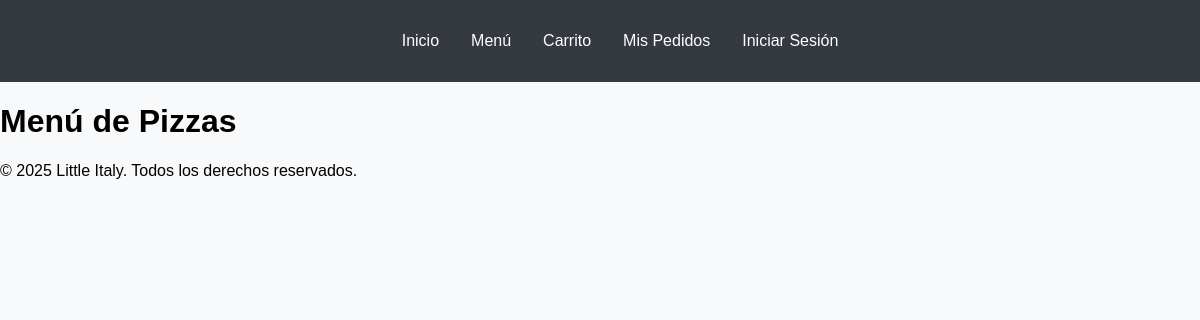
/menu/, run on an earlier commit of the app's database.
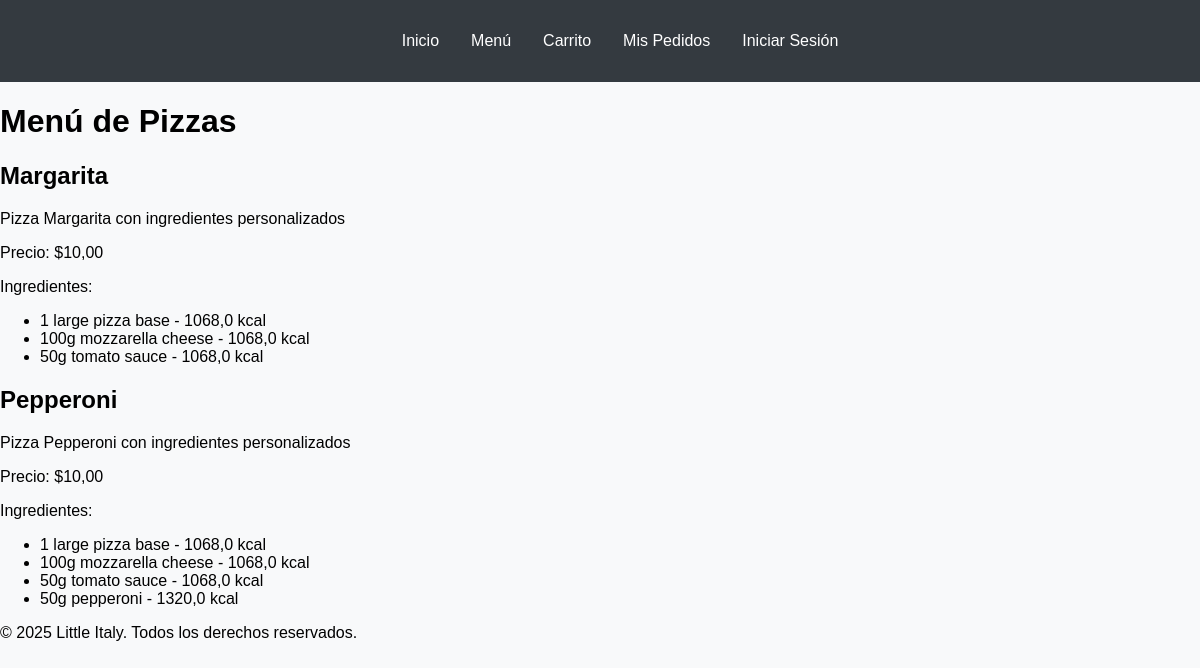
And on a later commit of the database.
### recipes/models.py (models this page shows, shortened)
class Pizza(models.Model):
    name = models.CharField(max_length=100)
    description = models.TextField()
    price = models.DecimalField(max_digits=6, decimal_places=2)
    ingredients = models.ManyToManyField(Ingredient)
    size = models.CharField(max_length=20, choices=[('small', 'Small'), ('medium', 'Medium'), ('large', 'Large')])

class Ingredient(models.Model):
    name = models.CharField(max_length=100)
    calories = models.FloatField(default=0)
    fats = models.FloatField(default=0)
    proteins = models.FloatField(default=0)
    carbohydrates = models.FloatField(default=0)

### recipes/views.py (the view)
# urls.py: path('menu/', views.menu, name='menu'),
def menu(request):
    pizzas = Pizza.objects.all()
    return render(request, 'recipes/menu.html', {'pizzas': pizzas})

### recipes/templates/recipes/menu.html (shortened to what this page needs)
{% extends 'recipes/base.html' %}
{% block content %}
<h1>Menú de Pizzas</h1>
<div class="menu">
    {% for pizza in pizzas %}
        <div class="pizza">
            <h2>{{ pizza.name }}</h2>
            <p>{{ pizza.description }}</p>
            <p>Precio: ${{ pizza.price }}</p>
            <p>Ingredientes:</p>
            <ul>
                {% for ingredient in pizza.ingredients.all %}
                    <li>{{ ingredient.name }} - {{ ingredient.calories }} kcal</li>
                {% endfor %}
            </ul>
        </div>
    {% endfor %}
</div>
{% endblock %}

### recipes/templates/recipes/base.html (shortened to what this page needs)
<!DOCTYPE html>
{% load static %}
<html lang="es">
<head>
    <link rel="stylesheet" href="{% static 'css/style.css' %}">
</head>
<body>
    <header>
        <nav>
            <ul>
                <li><a href="/">Inicio</a></li>
                <li><a href="/menu/">Menú</a></li>
                <li><a href="/cart/">Carrito</a></li>
                <li><a href="/order_status/">Mis Pedidos</a></li>
                {% if user.is_authenticated %}
                    <li><a href="/logout/">Cerrar Sesión</a></li>
                {% else %}
                    <li><a href="/login/">Iniciar Sesión</a></li>
                {% endif %}
            </ul>
        </nav>
    </header>
    <main>
        {% block content %}{% endblock %}
    </main>
    <footer>
        <p>&copy; 2025 Little Italy. Todos los derechos reservados.</p>
    </footer>
</body>
</html>

### recipes/static/css/style.css (style rules this page uses)
body { font-family: 'Arial', sans-serif; margin: 0; padding: 0; background-color: #f8f9fa; }
header { background: #343a40; color: white; padding: 1rem; }
header ul { list-style: none; display: flex; justify-content: center; }
header ul li { margin: 0 1rem; }
header ul li a { color: white; text-decoration: none; }

What changed in the data, as far as the page shows it:
added Pizza: name "Margarita", description "Pizza Margarita con ingredientes personalizados", price "10,00"
added Ingredient: name "1 large pizza base", calories "1068,0"
added Ingredient: name "100g mozzarella cheese", calories "1068,0"
added Ingredient: name "50g tomato sauce", calories "1068,0"
added Pizza: name "Pepperoni", description "Pizza Pepperoni con ingredientes personalizados", price "10,00"
added Ingredient: name "50g pepperoni", calories "1320,0", shown under "Pepperoni"
